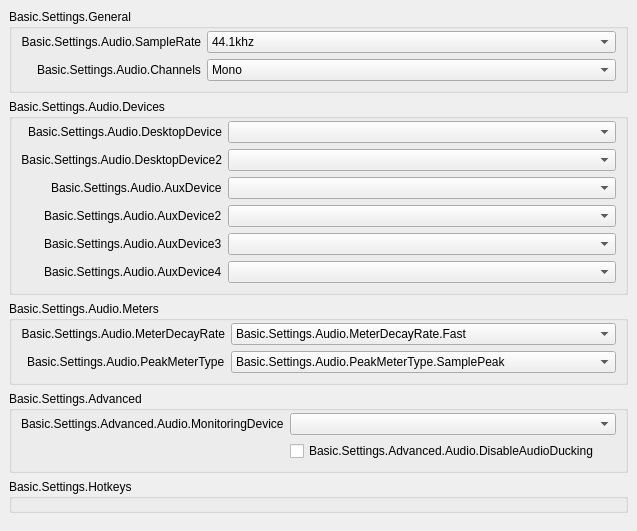
           <widget class="QWidget" name="scrollAreaWidgetContents_50">
            <property name="geometry">
             <rect>
              <x>0</x>
              <y>0</y>
              <width>637</width>
              <height>464</height>
             </rect>
            </property>
            <layout class="QVBoxLayout" name="verticalLayout_50">
             <property name="leftMargin">
              <number>0</number>
             </property>
             <property name="topMargin">
              <number>0</number>
             </property>
             <property name="rightMargin">
              <number>0</number>
             </property>
             <property name="bottomMargin">
              <number>9</number>
             </property>
             <item alignment="Qt::AlignTop">
              <widget class="QWidget" name="widget_50" native="true">
               <layout class="QVBoxLayout" name="verticalLayout_51">
                <item>
                 <widget class="QGroupBox" name="audioGeneralGroupBox">
                  <property name="title">
                   <string>Basic.Settings.General</string>
                  </property>
                  <layout class="QFormLayout" name="formLayout_52">
                   <property name="fieldGrowthPolicy">
                    <enum>QFormLayout::AllNonFixedFieldsGrow</enum>
                   </property>
                   <property name="labelAlignment">
                    <set>Qt::AlignRight|Qt::AlignTrailing|Qt::AlignVCenter</set>
                   </property>
                   <property name="topMargin">
                    <number>2</number>
                   </property>
                   <item row="0" column="0">
                    <widget class="QLabel" name="label_14">
                     <property name="minimumSize">
                      <size>
                       <width>170</width>
                       <height>0</height>
                      </size>
                     </property>
                     <property name="text">
                      <string>Basic.Settings.Audio.SampleRate</string>
                     </property>
                     <property name="alignment">
                      <set>Qt::AlignRight|Qt::AlignTrailing|Qt::AlignVCenter</set>
                     </property>
                     <property name="buddy">
                      <cstring>sampleRate</cstring>
                     </property>
                    </widget>
                   </item>
                   <item row="0" column="1">
                    <widget class="QComboBox" name="sampleRate">
                     <property name="currentText">
                      <string notr="true">44.1khz</string>
                     </property>
                     <property name="currentIndex">
                      <number>0</number>
                     </property>
                     <item>
                      <property name="text">
                       <string>44.1khz</string>
                      </property>
                     </item>
                     <item>
                      <property name="text">
                       <string>48khz</string>
                      </property>
                     </item>
                    </widget>
                   </item>
                   <item row="1" column="0">
                    <widget class="QLabel" name="label_15">
                     <property name="text">
                      <string>Basic.Settings.Audio.Channels</string>
                     </property>
                     <property name="buddy">
                      <cstring>channelSetup</cstring>
                     </property>
                    </widget>
                   </item>
                   <item row="1" column="1">
                    <widget class="QComboBox" name="channelSetup">
                     <property name="currentText">
                      <string>Mono</string>
                     </property>
                     <property name="currentIndex">
                      <number>0</number>
                     </property>
                     <item>
                      <property name="text">
                       <string>Mono</string>
                      </property>
                     </item>
                     <item>
                      <property name="text">
                       <string>Stereo</string>
                      </property>
                     </item>
                     <item>
                      <property name="text">
                       <string>2.1</string>
                      </property>
                     </item>
                     <item>
                      <property name="text">
                       <string>4.0</string>
                      </property>
                     </item>
                     <item>
                      <property name="text">
                       <string>4.1</string>
                      </property>
                     </item>
                     <item>
                      <property name="text">
                       <string>5.1</string>
                      </property>
                     </item>
                     <item>
                      <property name="text">
                       <string>7.1</string>
                      </property>
                     </item>
                    </widget>
                   </item>
                  </layout>
                 </widget>
                </item>
                <item>
                 <widget class="QGroupBox" name="audioDevicesGroupBox">
                  <property name="title">
                   <string>Basic.Settings.Audio.Devices</string>
                  </property>
                  <layout class="QFormLayout" name="formLayout_53">
                   <property name="fieldGrowthPolicy">
                    <enum>QFormLayout::AllNonFixedFieldsGrow</enum>
                   </property>
                   <property name="labelAlignment">
                    <set>Qt::AlignRight|Qt::AlignTrailing|Qt::AlignVCenter</set>
                   </property>
                   <property name="topMargin">
                    <number>2</number>
                   </property>
                   <item row="0" column="0">
                    <widget class="QLabel" name="label_2">
                     <property name="minimumSize">
                      <size>
                       <width>170</width>
                       <height>0</height>
                      </size>
                     </property>
                     <property name="text">
                      <string>Basic.Settings.Audio.DesktopDevice</string>
                     </property>
                     <property name="alignment">
                      <set>Qt::AlignRight|Qt::AlignTrailing|Qt::AlignVCenter</set>
                     </property>
                     <property name="buddy">
                      <cstring>desktopAudioDevice1</cstring>
                     </property>
                    </widget>
                   </item>
                   <item row="0" column="1">
                    <widget class="QComboBox" name="desktopAudioDevice1">
                     <property name="enabled">
                      <bool>true</bool>
                     </property>
                    </widget>
                   </item>
                   <item row="1" column="0">
                    <widget class="QLabel" name="label_3">
                     <property name="text">
                      <string>Basic.Settings.Audio.DesktopDevice2</string>
                     </property>
                     <property name="alignment">
                      <set>Qt::AlignRight|Qt::AlignTrailing|Qt::AlignVCenter</set>
                     </property>
                     <property name="buddy">
                      <cstring>desktopAudioDevice2</cstring>
                     </property>
                    </widget>
                   </item>
                   <item row="1" column="1">
                    <widget class="QComboBox" name="desktopAudioDevice2">
                     <property name="enabled">
                      <bool>true</bool>
                     </property>
                    </widget>
                   </item>
                   <item row="2" column="0">
                    <widget class="QLabel" name="label_4">
                     <property name="text">
                      <string>Basic.Settings.Audio.AuxDevice</string>
                     </property>
                     <property name="buddy">
                      <cstring>auxAudioDevice1</cstring>
                     </property>
                    </widget>
                   </item>
                   <item row="2" column="1">
                    <widget class="QComboBox" name="auxAudioDevice1">
                     <property name="enabled">
                      <bool>true</bool>
                     </property>
                    </widget>
                   </item>
                   <item row="3" column="0">
                    <widget class="QLabel" name="label_5">
                     <property name="text">
                      <string>Basic.Settings.Audio.AuxDevice2</string>
                     </property>
                     <property name="buddy">
                      <cstring>auxAudioDevice2</cstring>
                     </property>
                    </widget>
                   </item>
                   <item row="3" column="1">
                    <widget class="QComboBox" name="auxAudioDevice2">
                     <property name="enabled">
                      <bool>true</bool>
                     </property>
                    </widget>
                   </item>
                   <item row="4" column="0">
                    <widget class="QLabel" name="label_6">
                     <property name="text">
                      <string>Basic.Settings.Audio.AuxDevice3</string>
                     </property>
                     <property name="buddy">
                      <cstring>auxAudioDevice3</cstring>
                     </property>
                    </widget>
                   </item>
                   <item row="4" column="1">
                    <widget class="QComboBox" name="auxAudioDevice3">
                     <property name="enabled">
                      <bool>true</bool>
                     </property>
                    </widget>
                   </item>
                   <item row="5" column="1">
                    <widget class="QComboBox" name="auxAudioDevice4">
                     <property name="enabled">
                      <bool>true</bool>
                     </property>
                    </widget>
                   </item>
                   <item row="5" column="0">
                    <widget class="QLabel" name="label_67">
                     <property name="text">
                      <string>Basic.Settings.Audio.AuxDevice4</string>
                     </property>
                     <property name="buddy">
                      <cstring>auxAudioDevice4</cstring>
                     </property>
                    </widget>
                   </item>
                  </layout>
                 </widget>
                </item>
                <item>
                 <widget class="QGroupBox" name="audioMetersGroupBox">
                  <property name="title">
                   <string>Basic.Settings.Audio.Meters</string>
                  </property>
                  <layout class="QFormLayout" name="formLayout_54">
                   <property name="fieldGrowthPolicy">
                    <enum>QFormLayout::AllNonFixedFieldsGrow</enum>
                   </property>
                   <property name="labelAlignment">
                    <set>Qt::AlignRight|Qt::AlignTrailing|Qt::AlignVCenter</set>
                   </property>
                   <property name="topMargin">
                    <number>2</number>
                   </property>
                   <item row="0" column="0">
                    <widget class="QLabel" name="label_65">
                     <property name="minimumSize">
                      <size>
                       <width>170</width>
                       <height>0</height>
                      </size>
                     </property>
                     <property name="text">
                      <string>Basic.Settings.Audio.MeterDecayRate</string>
                     </property>
                     <property name="alignment">
                      <set>Qt::AlignRight|Qt::AlignTrailing|Qt::AlignVCenter</set>
                     </property>
                     <property name="buddy">
                      <cstring>meterDecayRate</cstring>
                     </property>
                    </widget>
                   </item>
                   <item row="0" column="1">
                    <widget class="QComboBox" name="meterDecayRate">
                     <property name="currentText">
                      <string>Basic.Settings.Audio.MeterDecayRate.Fast</string>
                     </property>
                     <property name="currentIndex">
                      <number>0</number>
                     </property>
                     <item>
                      <property name="text">
                       <string>Basic.Settings.Audio.MeterDecayRate.Fast</string>
                      </property>
                     </item>
                     <item>
                      <property name="text">
                       <string>Basic.Settings.Audio.MeterDecayRate.Medium</string>
                      </property>
                     </item>
                     <item>
                      <property name="text">
                       <string>Basic.Settings.Audio.MeterDecayRate.Slow</string>
                      </property>
                     </item>
                    </widget>
                   </item>
                   <item row="1" column="0">
                    <widget class="QLabel" name="label_66">
                     <property name="text">
                      <string>Basic.Settings.Audio.PeakMeterType</string>
                     </property>
                     <property name="buddy">
                      <cstring>peakMeterType</cstring>
                     </property>
                    </widget>
                   </item>
                   <item row="1" column="1">
                    <widget class="QComboBox" name="peakMeterType">
                     <property name="currentIndex">
                      <number>0</number>
                     </property>
                     <item>
                      <property name="text">
                       <string>Basic.Settings.Audio.PeakMeterType.SamplePeak</string>
                      </property>
                     </item>
                     <item>
                      <property name="text">
                       <string>Basic.Settings.Audio.PeakMeterType.TruePeak</string>
                      </property>
                     </item>
                    </widget>
                   </item>
                  </layout>
                 </widget>
                </item>
                <item>
                 <widget class="QGroupBox" name="audioAdvGroupBox">
                  <property name="title">
                   <string>Basic.Settings.Advanced</string>
                  </property>
                  <layout class="QFormLayout" name="formLayout_56">
                   <property name="fieldGrowthPolicy">
                    <enum>QFormLayout::AllNonFixedFieldsGrow</enum>
                   </property>
                   <property name="labelAlignment">
                    <set>Qt::AlignRight|Qt::AlignTrailing|Qt::AlignVCenter</set>
                   </property>
                   <property name="topMargin">
                    <number>2</number>
                   </property>
                   <item row="0" column="0">
                    <widget class="QLabel" name="monitoringDeviceLabel">
                     <property name="text">
                      <string>Basic.Settings.Advanced.Audio.MonitoringDevice</string>
                     </property>
                     <property name="buddy">
                      <cstring>monitoringDevice</cstring>
                     </property>
                    </widget>
                   </item>
                   <item row="0" column="1">
                    <widget class="QComboBox" name="monitoringDevice"/>
                   </item>
                   <item row="1" column="0">
                    <spacer name="horizontalSpacer_11">
                     <property name="orientation">
                      <enum>Qt::Horizontal</enum>
                     </property>
                     <property name="sizeHint" stdset="0">
                      <size>
                       <width>170</width>
                       <height>20</height>
                      </size>
                     </property>
                    </spacer>
                   </item>
                   <item row="1" column="1">
                    <widget class="QCheckBox" name="disableAudioDucking">
                     <property name="text">
                      <string>Basic.Settings.Advanced.Audio.DisableAudioDucking</string>
                     </property>
                    </widget>
                   </item>
                  </layout>
                 </widget>
                </item>
                <item>
                 <widget class="QGroupBox" name="audioHotkeysGroupBox">
                  <property name="title">
                   <string>Basic.Settings.Hotkeys</string>
                  </property>
                  <layout class="QFormLayout" name="audioSourceLayout">
                   <property name="fieldGrowthPolicy">
                    <enum>QFormLayout::AllNonFixedFieldsGrow</enum>
                   </property>
                   <property name="labelAlignment">
                    <set>Qt::AlignRight|Qt::AlignTrailing|Qt::AlignVCenter</set>
                   </property>
                   <property name="topMargin">
                    <number>2</number>
                   </property>
                  </layout>
                 </widget>
                </item>
               </layout>
              </widget>
             </item>
            </layout>
           </widget>
